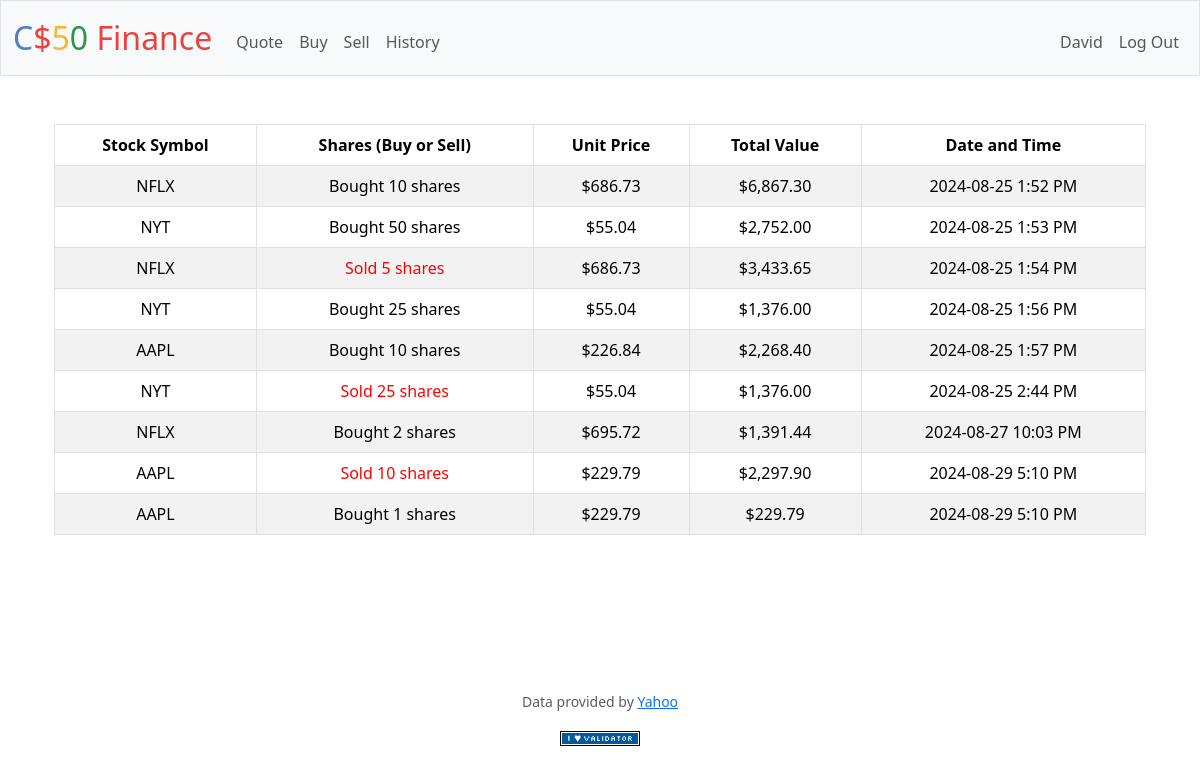
Screenshot of /history (signed in) with the database file from the repository.
### tables this page shows
CREATE TABLE users (id INTEGER PRIMARY KEY AUTOINCREMENT NOT NULL, username TEXT NOT NULL, hash TEXT NOT NULL, cash NUMERIC NOT NULL DEFAULT 10000.00);

CREATE TABLE purchases (
    id INTEGER PRIMARY KEY AUTOINCREMENT,
    user_id INTEGER NOT NULL,
    symbol TEXT NOT NULL,
    shares INTEGER NOT NULL,
    unit_price REAL NOT NULL,
    total_value REAL NOT NULL,
    timestamp DATETIME DEFAULT CURRENT_TIMESTAMP,
    type TEXT NOT NULL CHECK(type IN ('buy', 'sell')),
    FOREIGN KEY (user_id) REFERENCES users(id)
);

### app.py (the view)
@app.route("/history")
@login_required
def history():
    stocks = db.execute(
        "SELECT symbol, shares, unit_price, total_value, type, timestamp FROM purchases WHERE user_id = ?", session["user_id"])
    return render_template("history.html", stocks=stocks)

### app.py (called while the page is built)
@app.after_request
def after_request(response):
    response.headers["Cache-Control"] = "no-cache, no-store, must-revalidate"
    response.headers["Expires"] = 0
    response.headers["Pragma"] = "no-cache"
    return response

@app.context_processor
def inject_username():
    user_id = session.get("user_id")
    if user_id:
        return dict(username=username())
    return dict(username=None)

def username():
    user_id = session["user_id"]
    username = db.execute("SELECT username FROM users WHERE id = ?", user_id)[0]['username']
    return username

### helpers.py (called while the page is built)
def format_date(date_str):
    if date_str:
        ny_tz = pytz.timezone('America/New_York')
        date_obj = datetime.strptime(date_str, "%Y-%m-%d %H:%M:%S").replace(tzinfo=pytz.UTC)
        date_obj = date_obj.astimezone(ny_tz)
        return date_obj.strftime("%Y-%m-%d %-I:%M %p")
    return ""

def login_required(f):
    @wraps(f)
    def decorated_function(*args, **kwargs):
        if session.get("user_id") is None:
            return redirect("/login")
        return f(*args, **kwargs)
    return decorated_function

def total_value(stocks):
    return sum(stock['total_value'] for stock in stocks)

def usd(value):
    return f"${value:,.2f}"

### templates/history.html (shortened to what this page needs)
{% extends "layout.html" %}
{% block main %}
    <div class="container">
        <div class="row">
            <div class="col-12">
                <table class="table table-striped table-bordered">
                    <thead>
                        <tr>
                            <th>Stock Symbol</th>
                            <th>Shares (Buy or Sell)</th>
                            <th>Unit Price</th>
                            <th>Total Value</th>
                            <th>Date and Time</th>
                        </tr>
                    </thead>
                    <tbody>
                        {% if stocks|total_value == 0 %}
                            <tr>
                                <td>N/A</td>
                                <td>N/A</td>
                                <td>0</td>
                                <td>0</td>
                                <td>0</td>
                            </tr>
                        {% else %}
                            {% for stock in stocks %}
                                {% if stock["shares"] > 0 %}
                                <tr>
                                    <td>{{ stock["symbol"] }}</td>
                                    {% if stock.type == "buy" %}
                                        <td>Bought {{ stock["shares"] }} shares</td>
                                    {% elif stock.type == "sell" %}
                                        <td style="color:red;">Sold {{ stock["shares"] }} shares</td>
                                    {% endif %}
                                    <td>{{ stock["unit_price"] | usd }}</td>
                                    <td>{{ stock["total_value"] | usd }}</td>
                                    <td>{{ stock["timestamp"] | format_date }}</td>
                                </tr>
                                {% endif %}
                            {% endfor %}
                        {% endif %}
                    </tbody>
                </table>
            </div>
        </div>
    </div>
{% endblock %}

### templates/layout.html (shortened to what this page needs)
<!DOCTYPE html>
<html lang="en">
    <head>
        <link href="https://cdn.jsdelivr.net/npm/bootstrap@5.3.3/dist/css/bootstrap.min.css" rel="stylesheet">
        <link href="/static/styles.css" rel="stylesheet">
    </head>
    <body>
        <nav class="bg-light border navbar navbar-expand-md navbar-light">
            <div class="container-fluid">
                <a class="navbar-brand" href="/"><span class="blue">C</span><span class="red">$</span><span class="yellow">5</span><span class="green">0</span> <span class="red">Finance</span></a>
                <div class="collapse navbar-collapse" id="navbar">
                    {% if session["user_id"] %}
                        <ul class="navbar-nav me-auto mt-2">
                            <li class="nav-item"><a class="nav-link" href="/quote">Quote</a></li>
                            <li class="nav-item"><a class="nav-link" href="/buy">Buy</a></li>
                            <li class="nav-item"><a class="nav-link" href="/sell">Sell</a></li>
                            <li class="nav-item"><a class="nav-link" href="/history">History</a></li>
                        </ul>
                        <ul class="navbar-nav ms-auto mt-2">
                            <li class="nav-item"><a class="nav-link" href="/admin">{{ username }}</a></li>
                            <li class="nav-item"><a class="nav-link" href="/logout">Log Out</a></li>
                        </ul>
                    {% else %}
                        <ul class="navbar-nav ms-auto mt-2">
                            <li class="nav-item"><a class="nav-link" href="/register">Register</a></li>
                            <li class="nav-item"><a class="nav-link" href="/login">Log In</a></li>
                        </ul>
                    {% endif %}
                </div>
            </div>
        </nav>
        <main class="container py-5 text-center">
            {% block main %}{% endblock %}
        </main>
        <footer class="mb-5">
            <p class="mb-3 small text-center text-muted">
                Data provided by <a href="https://finance.yahoo.com/" target="_blank">Yahoo</a>
            </p>
            <form action="https://validator.w3.org/check" class="text-center" enctype="multipart/form-data" method="post" target="_blank">
                <input alt="Validate" src="/static/I_heart_validator.png" type="image">
            </form>
        </footer>
    </body>
</html>

### static/styles.css (style rules this page uses)
nav .navbar-brand { font-size: xx-large; }
nav .navbar-brand .blue { color: #537fbe; }
nav .navbar-brand .red { color: #ea433b; }
nav .navbar-brand .yellow { color: #f5b82e; }
nav .navbar-brand .green { color: #2e944b; }
html, body { height: 100%; margin: 0; display: flex; flex-direction: column; }
main { flex: 1; }
footer { margin-top: auto; }

### rows the page displays
users: username "David"
purchases: symbol "NFLX", shares "10", unit_price "$686.73", total_value "$6,867.30", timestamp "2024-08-25 1:52 PM"
purchases: symbol "NYT", shares "50", unit_price "$55.04", total_value "$2,752.00", timestamp "2024-08-25 1:53 PM"
purchases: symbol "NFLX", shares "5", unit_price "$686.73", total_value "$3,433.65", timestamp "2024-08-25 1:54 PM"
purchases: symbol "NYT", shares "25", unit_price "$55.04", total_value "$1,376.00", timestamp "2024-08-25 1:56 PM"
purchases: symbol "AAPL", shares "10", unit_price "$226.84", total_value "$2,268.40", timestamp "2024-08-25 1:57 PM"
purchases: symbol "NYT", shares "25", unit_price "$55.04", total_value "$1,376.00", timestamp "2024-08-25 2:44 PM"
purchases: symbol "NFLX", shares "2", unit_price "$695.72", total_value "$1,391.44", timestamp "2024-08-27 10:03 PM"
purchases: symbol "AAPL", shares "10", unit_price "$229.79", total_value "$2,297.90", timestamp "2024-08-29 5:10 PM"
purchases: symbol "AAPL", shares "1", unit_price "$229.79", total_value "$229.79", timestamp "2024-08-29 5:10 PM"
